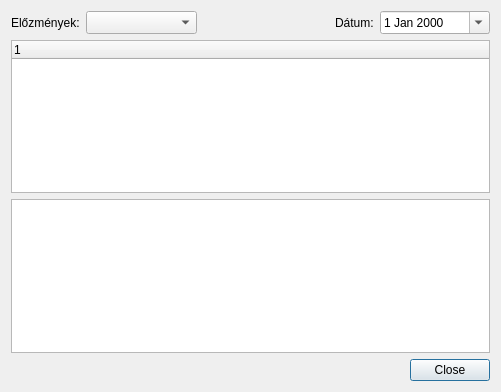
<?xml version="1.0" encoding="UTF-8"?>
<ui version="4.0">
 <class>frmLabor</class>
 <widget class="QDialog" name="frmLabor">
  <property name="geometry">
   <rect>
    <x>0</x>
    <y>0</y>
    <width>501</width>
    <height>392</height>
   </rect>
  </property>
  <property name="windowTitle">
   <string>Dialog</string>
  </property>
  <property name="windowIcon">
   <iconset resource="images.qrc">
    <normaloff>:/images/1267613536_Measurement.png</normaloff>:/images/1267613536_Measurement.png</iconset>
  </property>
  <layout class="QGridLayout" name="gridLayout_2">
   <item row="0" column="0">
    <layout class="QGridLayout" name="gridLayout">
     <item row="0" column="0">
      <widget class="QLabel" name="label_3">
       <property name="text">
        <string>Előzmények:</string>
       </property>
      </widget>
     </item>
     <item row="0" column="1">
      <widget class="QComboBox" name="comboBox_2">
       <property name="sizePolicy">
        <sizepolicy hsizetype="Fixed" vsizetype="Fixed">
         <horstretch>0</horstretch>
         <verstretch>0</verstretch>
        </sizepolicy>
       </property>
       <property name="minimumSize">
        <size>
         <width>111</width>
         <height>23</height>
        </size>
       </property>
       <property name="maximumSize">
        <size>
         <width>111</width>
         <height>23</height>
        </size>
       </property>
      </widget>
     </item>
     <item row="0" column="2">
      <spacer name="horizontalSpacer">
       <property name="orientation">
        <enum>Qt::Horizontal</enum>
       </property>
       <property name="sizeHint" stdset="0">
        <size>
         <width>40</width>
         <height>20</height>
        </size>
       </property>
      </spacer>
     </item>
     <item row="0" column="3">
      <widget class="QLabel" name="label_2">
       <property name="text">
        <string>Dátum:</string>
       </property>
      </widget>
     </item>
     <item row="0" column="4">
      <widget class="QDateEdit" name="dateEdit">
       <property name="minimumSize">
        <size>
         <width>110</width>
         <height>23</height>
        </size>
       </property>
       <property name="maximumSize">
        <size>
         <width>110</width>
         <height>23</height>
        </size>
       </property>
       <property name="calendarPopup">
        <bool>true</bool>
       </property>
      </widget>
     </item>
    </layout>
   </item>
   <item row="1" column="0">
    <widget class="QTreeWidget" name="treeWidget">
     <column>
      <property name="text">
       <string notr="true">1</string>
      </property>
     </column>
    </widget>
   </item>
   <item row="2" column="0">
    <widget class="QTableView" name="tableView">
     <property name="contextMenuPolicy">
      <enum>Qt::CustomContextMenu</enum>
     </property>
     <property name="selectionMode">
      <enum>QAbstractItemView::SingleSelection</enum>
     </property>
     <property name="selectionBehavior">
      <enum>QAbstractItemView::SelectRows</enum>
     </property>
    </widget>
   </item>
   <item row="3" column="0">
    <widget class="QDialogButtonBox" name="buttonBox">
     <property name="standardButtons">
      <set>QDialogButtonBox::Close</set>
     </property>
    </widget>
   </item>
  </layout>
 </widget>
 <resources>
  <include location="images.qrc"/>
 </resources>
 <connections/>
</ui>
